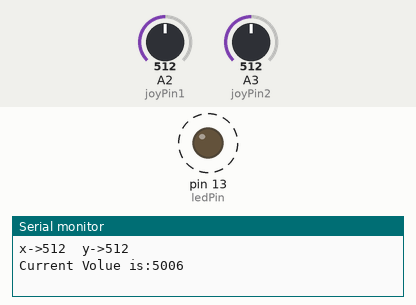
Recording of a sketch running on a simulated Arduino Uno, built with avr-gcc and run on an emulated ATmega328P. Shown: output pins drawn as LEDs (lit = HIGH), the last lines printed to the serial monitor. Dashed ring = blinking. The inputs (shaded band) are chosen by the test bench; at power-on: A2 (joyPin1) = 512, A3 (joyPin2) = 512.

Above: at 1.9 s.
2.0 s: A2 (joyPin1) set to 0
At 2.5 s:
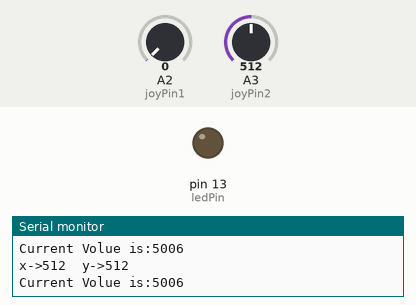
3.6 s: A2 (joyPin1) set to 18
At 4.7 s:
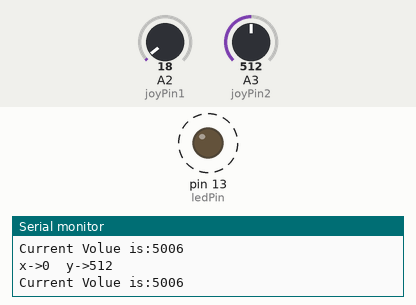
7.1 s: A3 (joyPin2) set to 0
At 7.55 s:
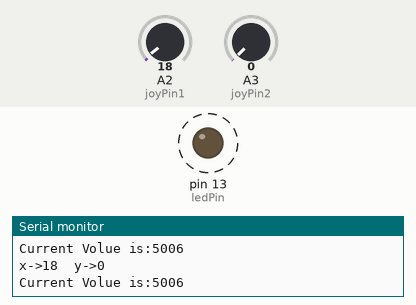
10.6 s: A3 (joyPin2) set to 511
At 11.1 s:
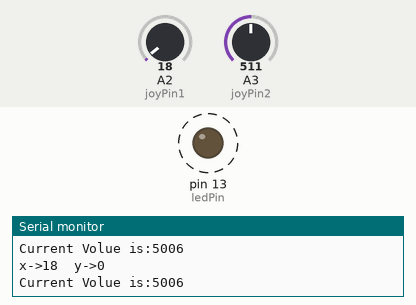
Timing chart, 0 to 15.1 s (numbered marks = the images above; inputs shaded):
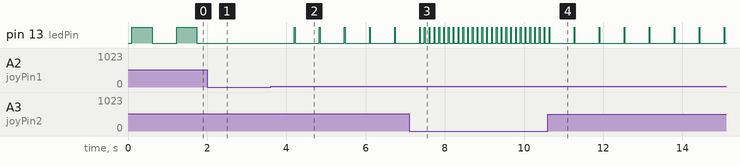

Measured:
- after the input at 2.0 s, pin 13 (ledPin): stays LOW (without the input it goes to HIGH after 0.35 s)
- after the input at 3.6 s, pin 13 (ledPin): alternates HIGH for 0.02 s and LOW for 0.62 s, starting after 0.60 s
- after the input at 7.1 s, pin 13 (ledPin): alternates HIGH for 0.02 s and LOW for 0.10 s, starting after 0.39 s
- after the input at 10.6 s, pin 13 (ledPin): alternates HIGH for 0.02 s and LOW for 0.61 s, starting after 0.66 s
- by itself, pin 13 (ledPin): alternates HIGH for 0.51 s and LOW for 0.62 s

The sketch:

SJoy.ino
```cpp
/* Read Jostick
  * ------------
  *
  * Reads two analog pins that are supposed to be
  * connected to a jostick made of two potentiometers
  *
  * We send three bytes back to the comp: one header and two
  * with data as signed bytes, this will take the form:
  *     Jxy\r\n
  *
  * x and y are integers and sent in ASCII
  *
  * http://www.0j0.org | http://arduino.berlios.de
  * copyleft 2005 DojoDave for DojoCorp
  */

 int ledPin = 13;
 int joyPin1 = 2;                 // slider variable connecetd to analog pin 0
 int joyPin2 = 3;                 // slider variable connecetd to analog pin 1
 int value1 = 0;                  // variable to read the value from the analog pin 0
 int value2 = 0;                  // variable to read the value from the analog pin 1

 void setup() {
  pinMode(ledPin, OUTPUT);              // initializes digital pins 0 to 7 as outputs
  Serial.begin(9600);
 }

 int treatValue(int data) {
  return (data * 9 / 1024) + 48;
 }

long readVcc() {
  long result;
  // Read 1.1V reference against AVcc
  ADMUX = _BV(REFS0) | _BV(MUX3) | _BV(MUX2) | _BV(MUX1);
  delay(2); // Wait for Vref to settle
  ADCSRA |= _BV(ADSC); // Convert
  while (bit_is_set(ADCSRA,ADSC));
  result = ADCL;
  result |= ADCH<<8;
  result = 1126400L / result; // Back-calculate AVcc in mV
  return result;
}

 void loop() {
  // reads the value of the variable resistor
  value1 = analogRead(joyPin1);
  // this small pause is needed between reading
  // analog pins, otherwise we get the same value twice
  delay(100);
  // reads the value of the variable resistor
  value2 = analogRead(joyPin2);

  digitalWrite(ledPin, HIGH);
  delay(value1);
  digitalWrite(ledPin, LOW);
  delay(value2);
  Serial.print("x->");
  Serial.print(value1);//treatValue(value1));
  Serial.print("\ty->");
  Serial.println(value2);//treatValue(value2));
  Serial.print("Current Volue is:");
  Serial.println(readVcc(),DEC);
 }
```
